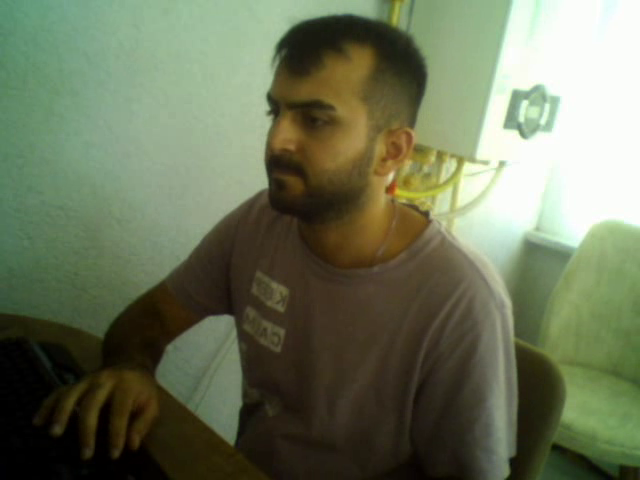
#> input picture frame 10 of 01_INTRO/myVideo.avi, 640 x 480 px, given in place of dog.mp4, which was not available
$ python 03_signing_objects.py
#> lines starting #> are read from the running program, lines starting #| are printed output that depends on the picture; after the words box and inside, x2 and y2 are one past the last pixel; in counts of white or black regions, pixels touching at a corner belong together
import cv2,numpy as np
cap=cv2.VideoCapture("dog.mp4")
while(1):
    _,frame=cap.read()
#> frame is the input picture: shape (480, 640, 3); mean B, G, R 89.3, 116.1, 108
    hsv=cv2.cvtColor(frame,cv2.COLOR_BGR2HSV)#BGR ÜZERİNDEN NESNE TAKİBİ VS YAPILAMIYOR BU YÜZDEN HSV FORMATINA RENK BİÇİMİNE ÇEVİRİYORUZ
#> hsv: shape (480, 640, 3); mean H, S, V 38.3, 93.4, 120.2
    sensivity = 15#bu değer internetten hsv beyaz renk değerini arattığımızda verilen değerdir. renk reğerlerini internetten bulmak en doğru çözümdür.
    lower_while=np.array([0,0,255-sensivity])#hsv code for white
    upper_white=np.array([255,sensivity,255])
    mask=cv2.inRange(hsv,lower_while,upper_white)#mask demek istenilen yeri maskele geri kalanını sil demektir. burda bu beyaz aralıktaki yeri bırak geri kalanını siler.
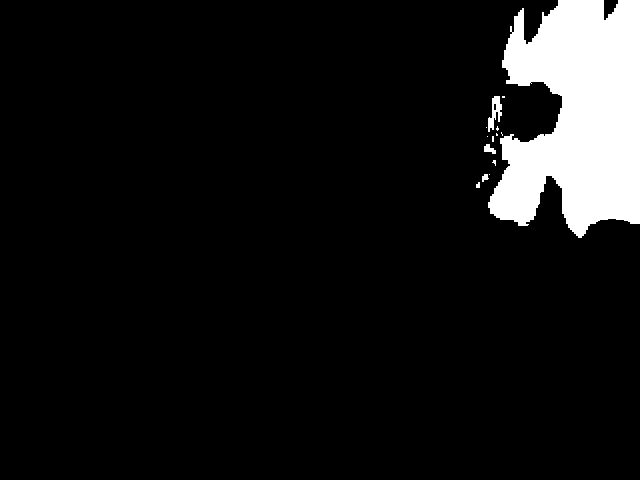
#> mask: shape (480, 640); 8.5% white; 14 white regions (9 under 20 px), largest, box (x1, y1, x2, y2) and area: (488, 0, 640, 238) 25549, (488, 96, 502, 132) 251, (484, 144, 496, 154) 72, (482, 174, 489, 182) 37, (476, 182, 480, 188) 20
    res=cv2.bitwise_and(frame,frame,mask=mask)#bu mask için özel bir ifadedir. her mask işleminden sonra bu ifade yazılır.
    cv2.imshow("frame",frame)
    cv2.imshow("mask",mask)
    cv2.imshow("result",res)

    k=cv2.waitKey(5) & 0xFF
#> (key Esc is pressed here)
    if k == 27:
        break
cv2.destroyAllWindows()


$ run again, starting later in the video
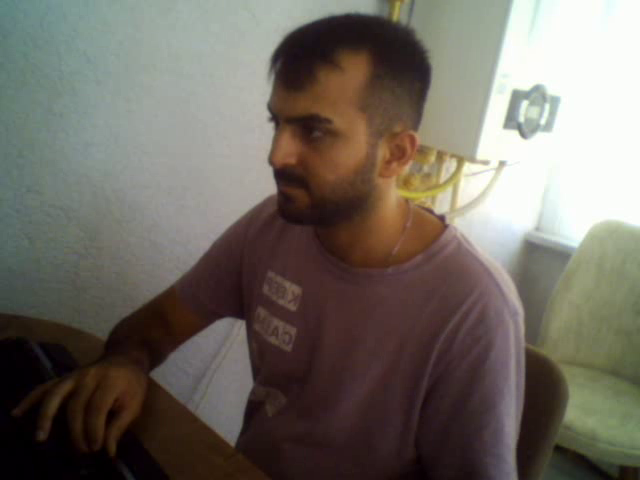
#> input picture frame 49 of 01_INTRO/myVideo.avi, 640 x 480 px, given in place of dog.mp4, which was not available
#> frame is the input picture: shape (480, 640, 3); mean B, G, R 98.2, 106.8, 113.1
#> hsv: shape (480, 640, 3); mean H, S, V 55.4, 72.9, 116.8
#> `mask=cv2.inRange(hsv,lower_while,upper_white)#mask demek istenilen yer..`:
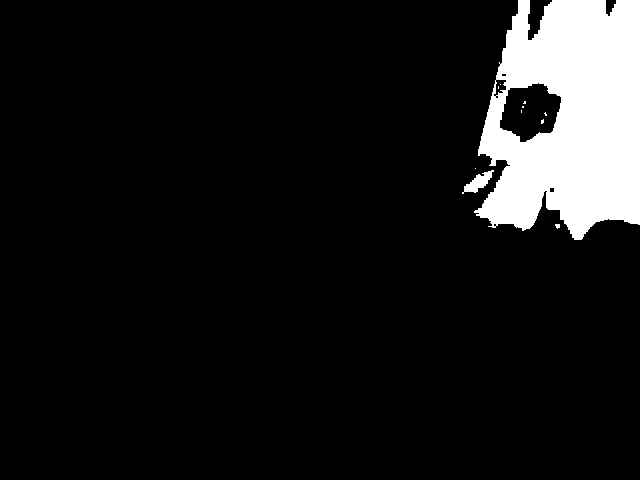
#> mask: shape (480, 640); 9.6% white; 11 white regions (9 under 20 px), largest, box (x1, y1, x2, y2) and area: (474, 0, 640, 240) 29019, (462, 170, 494, 194) 324

$ run again, starting later in the video
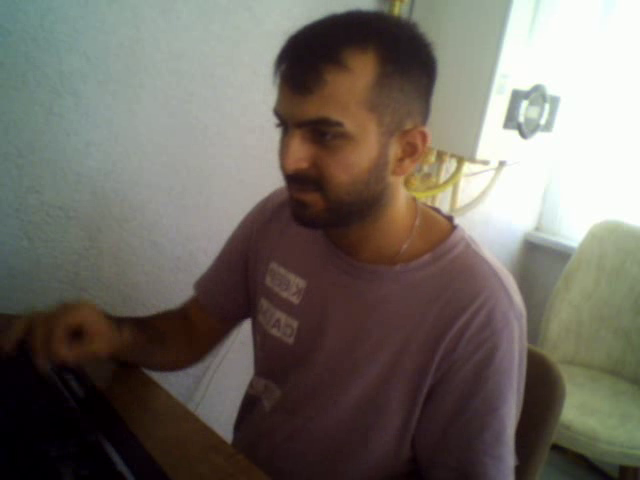
#> input picture frame 87 of 01_INTRO/myVideo.avi, 640 x 480 px, given in place of dog.mp4, which was not available
#> frame is the input picture: shape (480, 640, 3); mean B, G, R 98.8, 106.9, 112.9
#> hsv: shape (480, 640, 3); mean H, S, V 60.1, 73.3, 116.9
#> `mask=cv2.inRange(hsv,lower_while,upper_white)#mask demek istenilen yer..`:
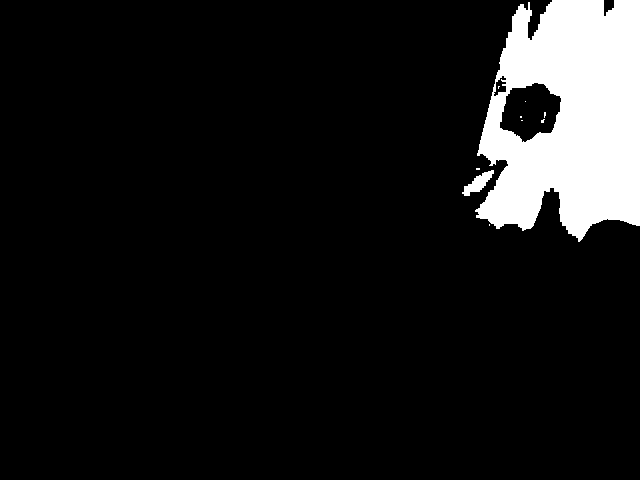
#> mask: shape (480, 640); 9.5% white; 10 white regions (8 under 20 px), largest, box (x1, y1, x2, y2) and area: (475, 0, 640, 242) 28915, (462, 170, 494, 196) 347
